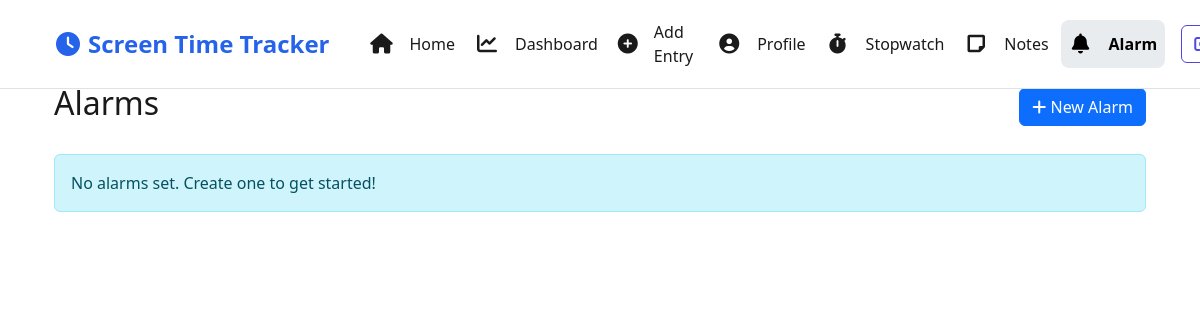
The app's page /alarm/ (signed in), older data.
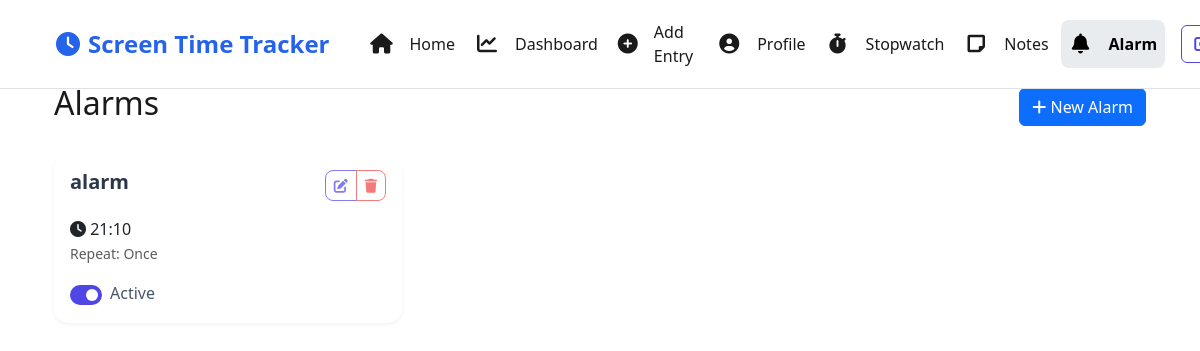
The same page, newer data.
### tracker/models.py (models this page shows, shortened)
class Alarm(models.Model):
    REPEAT_CHOICES = [
        ('once', 'Once'),
        ('daily', 'Daily'),
        ('weekly', 'Weekly'),
    ]
    user = models.ForeignKey(User, on_delete=models.CASCADE)
    title = models.CharField(max_length=100)
    time = models.TimeField()
    repeat = models.CharField(max_length=10, choices=REPEAT_CHOICES, default='once')
    is_active = models.BooleanField(default=True)
    created_at = models.DateTimeField(auto_now_add=True)

### tracker/views.py (the view)
# urls.py: path('alarm/', views.alarm_list, name='alarm_list'),
@login_required
def alarm_list(request):
    alarms = Alarm.objects.filter(user=request.user).order_by('time')
    return render(request, 'tracker/alarm_list.html', {'alarms': alarms})

### tracker/templates/tracker/alarm_list.html (shortened to what this page needs)
{% extends 'tracker/base.html' %}
{% block content %}
<div class="container mt-4">
    <div class="d-flex justify-content-between align-items-center mb-4">
        <h2>Alarms</h2>
        <a href="{% url 'alarm_create' %}" class="btn btn-primary">
            <i class="fas fa-plus"></i> New Alarm
        </a>
    </div>
    <div class="row">
        {% for alarm in alarms %}
        <div class="col-md-4 mb-4">
            <div class="card">
                <div class="card-body">
                    <div class="d-flex justify-content-between align-items-start mb-3">
                        <h5 class="card-title mb-0">{{ alarm.title }}</h5>
                        <div class="btn-group">
                            <a href="{% url 'alarm_update' alarm.id %}" class="btn btn-sm btn-outline-primary">
                                <i class="fas fa-edit"></i>
                            </a>
                            <button type="button" class="btn btn-sm btn-outline-danger delete-alarm" data-id="{{ alarm.id }}">
                                <i class="fas fa-trash"></i>
                            </button>
                        </div>
                    </div>
                    <p class="card-text">
                        <i class="fas fa-clock"></i> {{ alarm.time|time:"H:i" }}
                        <br>
                        <small class="text-muted">Repeat: {{ alarm.get_repeat_display }}</small>
                    </p>
                    <div class="form-check form-switch">
                        <input class="form-check-input toggle-alarm" type="checkbox"
                               id="alarm-{{ alarm.id }}" data-id="{{ alarm.id }}"
                               {% if alarm.is_active %}checked{% endif %}>
                        <label class="form-check-label" for="alarm-{{ alarm.id }}">
                            {% if alarm.is_active %}Active{% else %}Inactive{% endif %}
                        </label>
                    </div>
                </div>
            </div>
        </div>
        {% empty %}
        <div class="col-12">
            <div class="alert alert-info">
                No alarms set. Create one to get started!
            </div>
        </div>
        {% endfor %}
    </div>
</div>
{% endblock %}

Row changes from the older to the newer data that the page shows:
added Alarm: title "alarm", time "21:10", repeat "Once", is_active "☑", shows "Active"
Text that changed along with them:
text no longer shown: "No alarms set. Create one to get started!"
